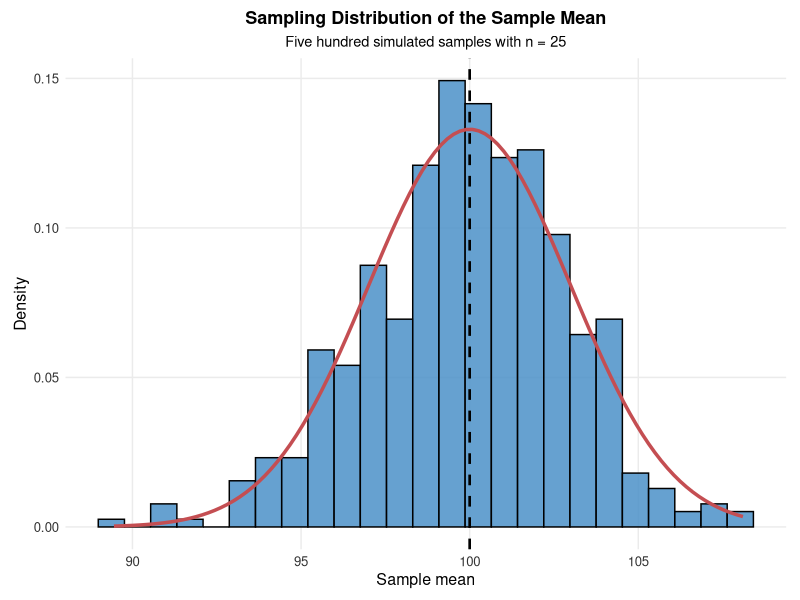
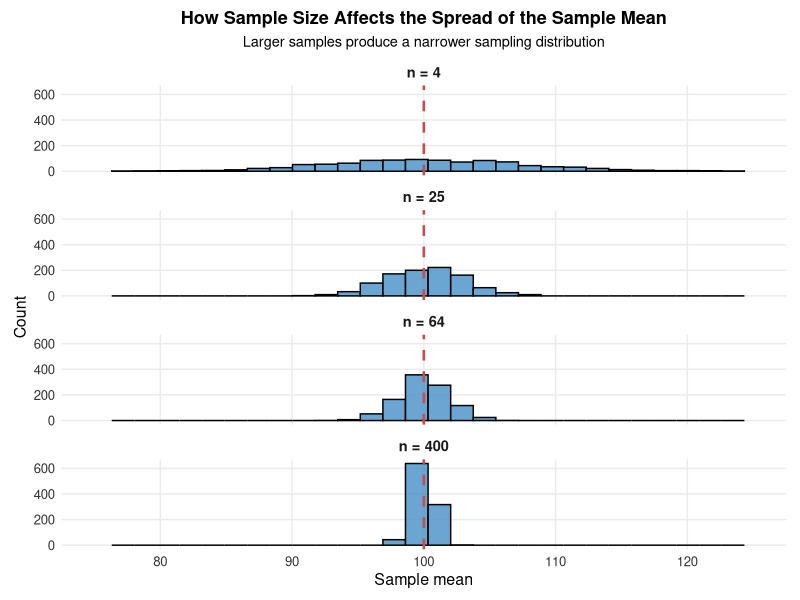
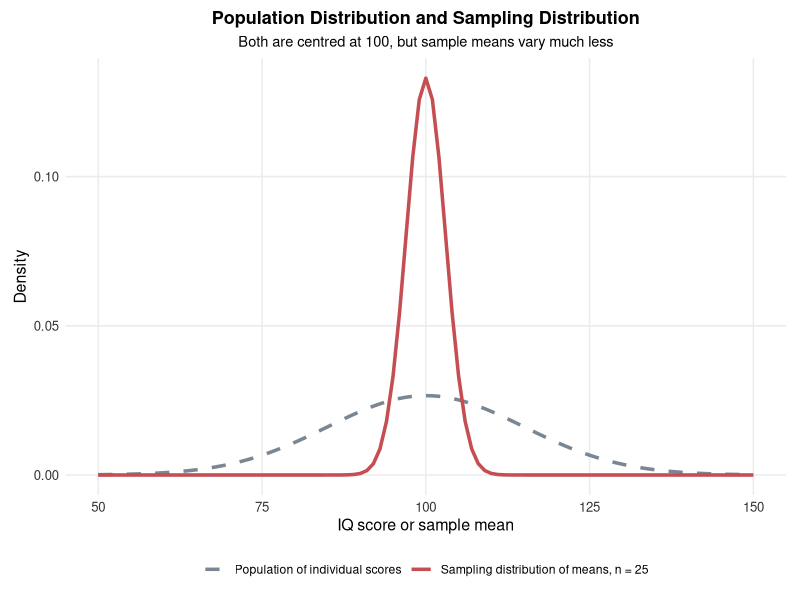
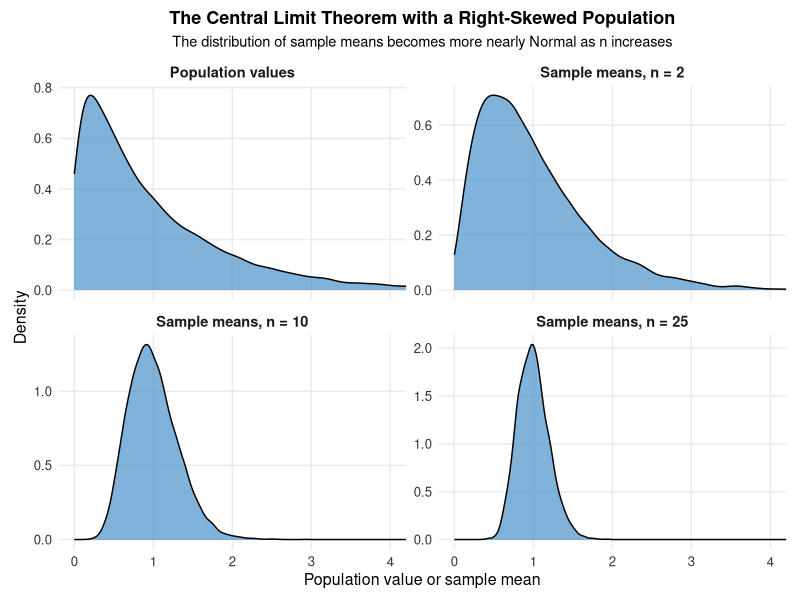
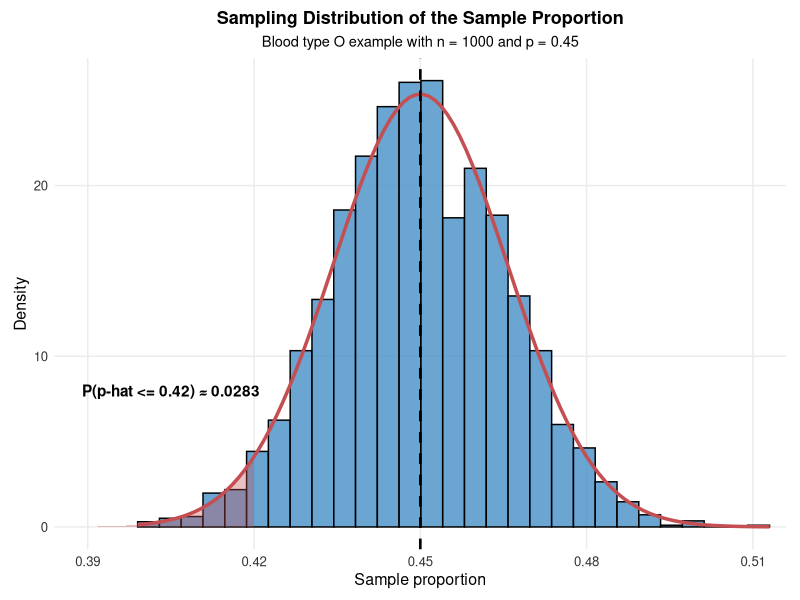
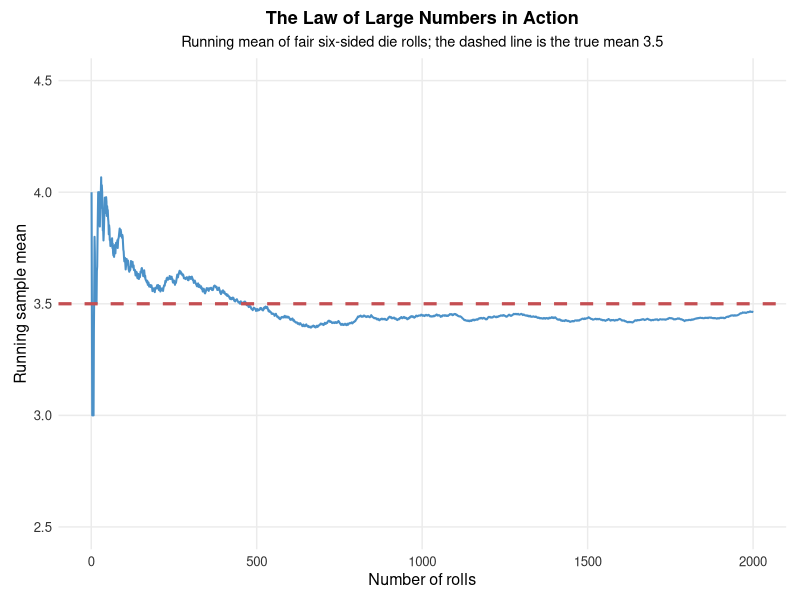
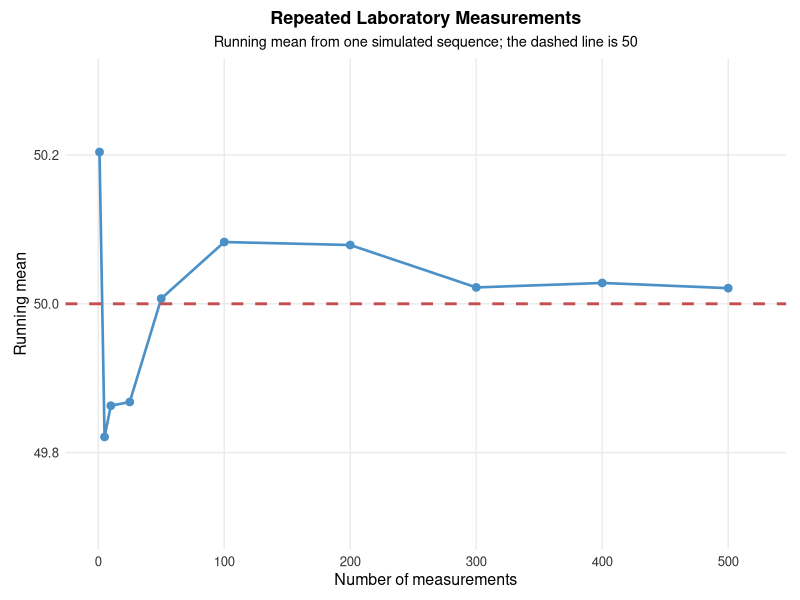
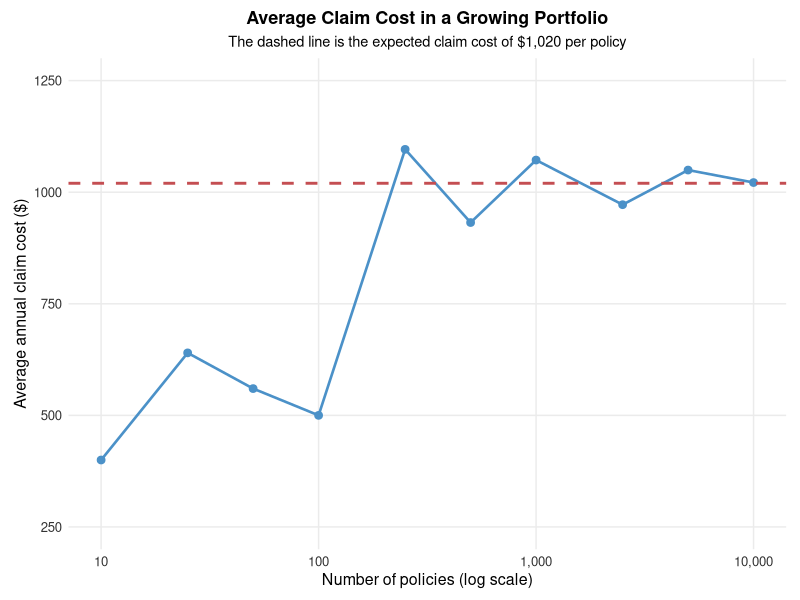

Write the R code that produced these figures, in order.
## ---- chunk 1
knitr::opts_chunk$set(
  echo = TRUE,
  warning = FALSE,
  message = FALSE,
  error = FALSE,
  fig.align = "center",
  fig.width = 6,
  fig.height = 4
)

# ggplot2 creates the lecture figures. gridExtra combines related plots.
library(ggplot2)
library(gridExtra)

# A fixed seed makes the simulation figures reproducible.
set.seed(123)

# This theme is used for statistical charts with visible axes.
lecture_chart_theme <- theme_minimal(base_size = 11) +
  theme(
    plot.title = element_text(size = 13, face = "bold", hjust = 0.5),
    plot.subtitle = element_text(size = 10.5, hjust = 0.5),
    axis.title = element_text(size = 11.5),
    axis.text = element_text(size = 9.5, colour = "#333333"),
    panel.grid.minor = element_blank(),
    plot.background = element_rect(fill = "white", colour = NA),
    panel.background = element_rect(fill = "white", colour = NA),
    plot.margin = margin(8, 10, 8, 10)
  )

# This helper saves every lecture figure with the same resolution and background.
save_plot <- function(filename, plot, width, height) {
  ggsave(
    filename = filename,
    plot = plot,
    width = width,
    height = height,
    units = "in",
    dpi = 300,
    bg = "white"
  )
}

# =============================================================
# Chapter 13: Sampling Distributions
# =============================================================

# The population model used in the IQ examples is Normal with mean 100
# and standard deviation 15.
mu_iq <- 100
sigma_iq <- 15

# -------------------------------------------------------------
# Figure 1: Population, one sample and a sampling distribution
# -------------------------------------------------------------

# A large simulated population is used only to illustrate individual IQ values.
population_values <- rnorm(10000, mean = mu_iq, sd = sigma_iq)

# One random sample of 25 individuals represents one possible observed dataset.
one_sample <- sample(population_values, size = 25, replace = FALSE)

# Five hundred independent samples are simulated. Each sample contributes one mean.
sample_means_500 <- replicate(
  500,
  mean(rnorm(25, mean = mu_iq, sd = sigma_iq))
)

p_population <- ggplot(data.frame(value = population_values), aes(x = value)) +
  geom_histogram(
    aes(y = after_stat(density)),
    bins = 35,
    fill = "#B8B9B9",
    colour = "black"
  ) +
  stat_function(
    fun = dnorm,
    args = list(mean = mu_iq, sd = sigma_iq),
    colour = "#C44E52",
    linewidth = 1
  ) +
  labs(
    title = "Population Distribution",
    subtitle = "Individual IQ scores",
    x = "IQ score",
    y = "Density"
  ) +
  lecture_chart_theme

p_one_sample <- ggplot(data.frame(value = one_sample), aes(x = value)) +
  geom_histogram(
    bins = 10,
    fill = "#F8B953",
    colour = "black"
  ) +
  labs(
    title = "One Sample Distribution",
    subtitle = "The 25 observed IQ scores in one sample",
    x = "IQ score",
    y = "Count"
  ) +
  lecture_chart_theme

p_sampling <- ggplot(data.frame(xbar = sample_means_500), aes(x = xbar)) +
  geom_histogram(
    aes(y = after_stat(density)),
    bins = 25,
    fill = "#4B91C8",
    colour = "black",
    alpha = 0.85
  ) +
  stat_function(
    fun = dnorm,
    args = list(mean = mu_iq, sd = sigma_iq / sqrt(25)),
    colour = "#C44E52",
    linewidth = 1
  ) +
  labs(
    title = "Sampling Distribution",
    subtitle = "Five hundred sample means from samples of size 25",
    x = "Sample mean",
    y = "Density"
  ) +
  lecture_chart_theme

three_levels <- gridExtra::arrangeGrob(
  p_population,
  p_one_sample,
  p_sampling,
  ncol = 3
)

ggsave(
  "fig_ch13_three_distributions.png",
  three_levels,
  width = 12,
  height = 4,
  units = "in",
  dpi = 300,
  bg = "white"
)

# -------------------------------------------------------------
# Figure 2: Sampling distribution of the sample mean
# -------------------------------------------------------------

# The same 500 simulated means are plotted with the exact Normal sampling model.
p_dist <- ggplot(data.frame(xbar = sample_means_500), aes(x = xbar)) +
  geom_histogram(
    aes(y = after_stat(density)),
    bins = 25,
    fill = "#4B91C8",
    colour = "black",
    alpha = 0.85
  ) +
  stat_function(
    fun = dnorm,
    args = list(mean = mu_iq, sd = sigma_iq / sqrt(25)),
    colour = "#C44E52",
    linewidth = 1.2
  ) +
  geom_vline(
    xintercept = mu_iq,
    colour = "black",
    linetype = "dashed",
    linewidth = 0.9
  ) +
  labs(
    title = "Sampling Distribution of the Sample Mean",
    subtitle = "Five hundred simulated samples with n = 25",
    x = "Sample mean",
    y = "Density"
  ) +
  lecture_chart_theme

save_plot("fig_ch13_sampling_dist.png", p_dist, width = 7, height = 4)

# -------------------------------------------------------------
# Figure 3: Effect of sample size on the spread of sample means
# -------------------------------------------------------------

n_values <- c(4, 25, 64, 400)
n_simulations <- 1000

sample_size_data <- do.call(
  rbind,
  lapply(n_values, function(current_n) {
    means <- replicate(
      n_simulations,
      mean(rnorm(current_n, mean = mu_iq, sd = sigma_iq))
    )

    data.frame(
      sample_size = paste("n =", current_n),
      xbar = means
    )
  })
)

sample_size_data$sample_size <- factor(
  sample_size_data$sample_size,
  levels = paste("n =", n_values)
)

p_sizes <- ggplot(sample_size_data, aes(x = xbar)) +
  geom_histogram(
    bins = 28,
    fill = "#4B91C8",
    colour = "black",
    alpha = 0.82
  ) +
  geom_vline(
    xintercept = mu_iq,
    colour = "#C44E52",
    linetype = "dashed",
    linewidth = 0.9
  ) +
  facet_wrap(~ sample_size, ncol = 1) +
  coord_cartesian(xlim = c(75, 125)) +
  labs(
    title = "How Sample Size Affects the Spread of the Sample Mean",
    subtitle = "Larger samples produce a narrower sampling distribution",
    x = "Sample mean",
    y = "Count"
  ) +
  lecture_chart_theme +
  theme(strip.text = element_text(face = "bold", size = 10.5))

save_plot("fig_ch13_sample_size.png", p_sizes, width = 7, height = 7)

# -------------------------------------------------------------
# Figure 4: Population distribution versus sampling distribution
# -------------------------------------------------------------

sigma_xbar_25 <- sigma_iq / sqrt(25)

p_compare <- ggplot(data.frame(x = c(50, 150)), aes(x = x)) +
  stat_function(
    fun = dnorm,
    args = list(mean = mu_iq, sd = sigma_iq),
    aes(colour = "Population of individual scores"),
    linewidth = 1.2,
    linetype = "dashed"
  ) +
  stat_function(
    fun = dnorm,
    args = list(mean = mu_iq, sd = sigma_xbar_25),
    aes(colour = "Sampling distribution of means, n = 25"),
    linewidth = 1.2
  ) +
  scale_colour_manual(
    name = NULL,
    values = c(
      "Population of individual scores" = "#7A8793",
      "Sampling distribution of means, n = 25" = "#C44E52"
    )
  ) +
  labs(
    title = "Population Distribution and Sampling Distribution",
    subtitle = "Both are centred at 100, but sample means vary much less",
    x = "IQ score or sample mean",
    y = "Density"
  ) +
  lecture_chart_theme +
  theme(legend.position = "bottom")

save_plot("fig_ch13_pop_vs_samp.png", p_compare, width = 7, height = 4)

# -------------------------------------------------------------
# Figure 5: Central Limit Theorem with a skewed population
# -------------------------------------------------------------

set.seed(42)
n_clt_simulations <- 10000

clt_population <- data.frame(
  value = rexp(n_clt_simulations, rate = 1),
  group = "Population values"
)

clt_n2 <- data.frame(
  value = replicate(
    n_clt_simulations,
    mean(rexp(2, rate = 1))
  ),
  group = "Sample means, n = 2"
)

clt_n10 <- data.frame(
  value = replicate(
    n_clt_simulations,
    mean(rexp(10, rate = 1))
  ),
  group = "Sample means, n = 10"
)

clt_n25 <- data.frame(
  value = replicate(
    n_clt_simulations,
    mean(rexp(25, rate = 1))
  ),
  group = "Sample means, n = 25"
)

clt_data <- rbind(
  clt_population,
  clt_n2,
  clt_n10,
  clt_n25
)

clt_data$group <- factor(
  clt_data$group,
  levels = c(
    "Population values",
    "Sample means, n = 2",
    "Sample means, n = 10",
    "Sample means, n = 25"
  )
)

p_clt <- ggplot(clt_data, aes(x = value)) +
  geom_density(fill = "#4B91C8", alpha = 0.7, colour = "black") +
  facet_wrap(~ group, scales = "free_y") +
  coord_cartesian(xlim = c(0, 4)) +
  labs(
    title = "The Central Limit Theorem with a Right-Skewed Population",
    subtitle = "The distribution of sample means becomes more nearly Normal as n increases",
    x = "Population value or sample mean",
    y = "Density"
  ) +
  lecture_chart_theme +
  theme(strip.text = element_text(face = "bold", size = 10.5))

save_plot("fig_ch13_clt_action.png", p_clt, width = 8, height = 5)

# -------------------------------------------------------------
# Figure 6: Illustrative sample shapes for CLT discussion
# -------------------------------------------------------------

# These synthetic values are used only to illustrate three distribution shapes.
# They are not presented as the raw data from the studies described in the notes.
set.seed(99)

toe_values <- c(rnorm(37, mean = 15, sd = 3), 28)
fruit_values <- rexp(74, rate = 0.5)
perch_values <- c(
  rnorm(28, mean = 22, sd = 2),
  rnorm(28, mean = 42, sd = 2)
)

p_toe <- ggplot(data.frame(value = toe_values), aes(x = value)) +
  geom_histogram(bins = 12, fill = "#F8B953", colour = "black") +
  labs(
    title = "A. Mostly Symmetric",
    subtitle = "Illustrative n = 38",
    x = "Observed value",
    y = "Count"
  ) +
  lecture_chart_theme

p_fruit <- ggplot(data.frame(value = fruit_values), aes(x = value)) +
  geom_histogram(bins = 15, fill = "#EE784A", colour = "black") +
  labs(
    title = "B. Strongly Right-Skewed",
    subtitle = "Illustrative n = 74",
    x = "Observed value",
    y = "Count"
  ) +
  lecture_chart_theme

p_perch <- ggplot(data.frame(value = perch_values), aes(x = value)) +
  geom_histogram(bins = 18, fill = "#4B91C8", colour = "black") +
  labs(
    title = "C. Bimodal",
    subtitle = "Illustrative n = 56",
    x = "Observed value",
    y = "Count"
  ) +
  lecture_chart_theme

practical_plot <- gridExtra::arrangeGrob(
  p_toe,
  p_fruit,
  p_perch,
  ncol = 3
)

ggsave(
  "fig_ch13_practical.png",
  practical_plot,
  width = 10,
  height = 3.8,
  units = "in",
  dpi = 300,
  bg = "white"
)

# -------------------------------------------------------------
# Figure 7: Sampling distribution of a sample proportion
# -------------------------------------------------------------

set.seed(123)
p_type_o <- 0.45
n_type_o <- 1000
n_phat_simulations <- 5000

# rbinom() returns a success count. Division by n converts the count to p-hat.
phat_values <- rbinom(
  n_phat_simulations,
  size = n_type_o,
  prob = p_type_o
) / n_type_o

sd_phat_type_o <- sqrt(
  p_type_o * (1 - p_type_o) / n_type_o
)

prob_phat_042 <- pnorm(
  q = 0.42,
  mean = p_type_o,
  sd = sd_phat_type_o
)

p_phat_dist <- ggplot(data.frame(phat = phat_values), aes(x = phat)) +
  geom_histogram(
    aes(y = after_stat(density)),
    bins = 30,
    fill = "#4B91C8",
    colour = "black",
    alpha = 0.82
  ) +
  stat_function(
    fun = dnorm,
    args = list(mean = p_type_o, sd = sd_phat_type_o),
    colour = "#C44E52",
    linewidth = 1.2
  ) +
  stat_function(
    fun = dnorm,
    args = list(mean = p_type_o, sd = sd_phat_type_o),
    xlim = c(0.39, 0.42),
    geom = "area",
    fill = "#C44E52",
    alpha = 0.35
  ) +
  geom_vline(
    xintercept = p_type_o,
    colour = "black",
    linetype = "dashed",
    linewidth = 0.9
  ) +
  annotate(
    "text",
    x = 0.405,
    y = 8,
    label = paste0(
      "P(p-hat <= 0.42) ≈ ",
      sprintf("%.4f", prob_phat_042)
    ),
    fontface = "bold"
  ) +
  coord_cartesian(xlim = c(0.39, 0.51)) +
  labs(
    title = "Sampling Distribution of the Sample Proportion",
    subtitle = "Blood type O example with n = 1000 and p = 0.45",
    x = "Sample proportion",
    y = "Density"
  ) +
  lecture_chart_theme

save_plot("fig_ch13_phat_dist.png", p_phat_dist, width = 7, height = 4.5)

# -------------------------------------------------------------
# Figure 8: Law of Large Numbers
# -------------------------------------------------------------

set.seed(8675309)

n_rolls <- 2000
rolls <- sample(1:6, n_rolls, replace = TRUE)

# The running mean after each roll is the cumulative total divided by sample size.
running_mean <- cumsum(rolls) / seq_len(n_rolls)

p_lln <- ggplot(
  data.frame(
    roll_number = seq_len(n_rolls),
    running_mean = running_mean
  ),
  aes(x = roll_number, y = running_mean)
) +
  geom_line(colour = "#4B91C8", linewidth = 0.7) +
  geom_hline(
    yintercept = 3.5,
    colour = "#C44E52",
    linewidth = 1.1,
    linetype = "dashed"
  ) +
  coord_cartesian(ylim = c(2.5, 4.5)) +
  labs(
    title = "The Law of Large Numbers in Action",
    subtitle = "Running mean of fair six-sided die rolls; the dashed line is the true mean 3.5",
    x = "Number of rolls",
    y = "Running sample mean"
  ) +
  lecture_chart_theme

save_plot("fig_ch13_lln.png", p_lln, width = 8, height = 4)

# -------------------------------------------------------------
# Figure 9: Repeated laboratory measurements and the LLN
# -------------------------------------------------------------

# These values reproduce the selected running means shown in the slides.
lab_running_means <- data.frame(
  n = c(1, 5, 10, 25, 50, 100, 200, 300, 400, 500),
  running_mean = c(
    50.204, 49.821, 49.863, 49.868, 50.007,
    50.083, 50.079, 50.022, 50.028, 50.021
  )
)

p_lab_lln <- ggplot(
  lab_running_means,
  aes(x = n, y = running_mean)
) +
  geom_line(colour = "#4B91C8", linewidth = 0.9) +
  geom_point(colour = "#4B91C8", size = 2.3) +
  geom_hline(
    yintercept = 50,
    colour = "#C44E52",
    linewidth = 1,
    linetype = "dashed"
  ) +
  scale_x_continuous(breaks = seq(0, 500, by = 100)) +
  coord_cartesian(xlim = c(0, 520), ylim = c(49.7, 50.3)) +
  labs(
    title = "Repeated Laboratory Measurements",
    subtitle = "Running mean from one simulated sequence; the dashed line is 50",
    x = "Number of measurements",
    y = "Running mean"
  ) +
  lecture_chart_theme

save_plot("fig_ch13_lab_lln.png", p_lab_lln, width = 7.5, height = 4.2)

# -------------------------------------------------------------
# Figure 10: Average claim cost in a growing insurance portfolio
# -------------------------------------------------------------

# These illustrative running averages correspond to the model in Example 13.12.
claim_running_means <- data.frame(
  policies = c(10, 25, 50, 100, 250, 500, 1000, 2500, 5000, 10000),
  average_cost = c(400, 640, 560, 500, 1096, 932, 1072, 972, 1049.6, 1021.6)
)

p_claim_lln <- ggplot(
  claim_running_means,
  aes(x = policies, y = average_cost)
) +
  geom_line(colour = "#4B91C8", linewidth = 0.9) +
  geom_point(colour = "#4B91C8", size = 2.3) +
  geom_hline(
    yintercept = 1020,
    colour = "#C44E52",
    linewidth = 1,
    linetype = "dashed"
  ) +
  scale_x_log10(
    breaks = c(10, 100, 1000, 10000),
    labels = c("10", "100", "1,000", "10,000")
  ) +
  coord_cartesian(ylim = c(250, 1250)) +
  labs(
    title = "Average Claim Cost in a Growing Portfolio",
    subtitle = "The dashed line is the expected claim cost of \u00241,020 per policy",
    x = "Number of policies (log scale)",
    y = "Average annual claim cost (\u0024)"
  ) +
  lecture_chart_theme

save_plot("fig_ch13_claim_lln.png", p_claim_lln, width = 7.5, height = 4.2)
## ---- chunk 2
set.seed(123)

sample_means <- replicate(
  500,
  mean(rnorm(25, mean = 100, sd = 15))
)

mean(sample_means)
sd(sample_means)
## ---- chunk 3
# The population proportion with blood type O is specified by the model.
p_type_o <- 0.45

# The sample contains 1,000 records.
n_type_o <- 1000

# This is the standard deviation of the sampling distribution of p-hat.
sd_type_o <- sqrt(
  p_type_o * (1 - p_type_o) / n_type_o
)

# pnorm() returns the lower-tail probability P(p-hat <= 0.42).
prob_type_o <- pnorm(
  q = 0.42,
  mean = p_type_o,
  sd = sd_type_o
)

print(round(prob_type_o, 4))
## ---- chunk 4
# The sampling distribution has mean 200 and standard deviation 15 / sqrt(9).
sampling_sd <- 15 / sqrt(9)

# lower.tail = FALSE requests the upper-tail probability above 210.
prob_cholesterol <- pnorm(
  q = 210,
  mean = 200,
  sd = sampling_sd,
  lower.tail = FALSE
)

print(round(prob_cholesterol, 4))
## ---- chunk 5
# The CLT gives an approximate Normal sampling distribution for x-bar.
sampling_sd_viral <- 300 / sqrt(50)

# pnorm() returns the lower-tail probability below 900.
prob_viral <- pnorm(
  q = 900,
  mean = 1000,
  sd = sampling_sd_viral
)

print(round(prob_viral, 4))
## ---- chunk 6
# The population cure probability and sample size define the sampling model.
p_cure <- 0.80
n_cure <- 200

# This is the standard deviation of the sampling distribution of p-hat.
sd_cure <- sqrt(
  p_cure * (1 - p_cure) / n_cure
)

# The Normal approximation gives the probability below 0.75.
prob_cure <- pnorm(
  q = 0.75,
  mean = p_cure,
  sd = sd_cure
)

print(round(prob_cure, 4))
## ---- chunk 7
# The null or baseline model assumes a population mean of 14 days.
baseline_mean <- 14
population_sd <- 3
sample_size <- 100

# The sampling standard deviation under the baseline model is 0.30 days.
sampling_sd_recovery <- population_sd / sqrt(sample_size)

# This lower-tail probability measures results at or below 13.1 days.
prob_recovery <- pnorm(
  q = 13.1,
  mean = baseline_mean,
  sd = sampling_sd_recovery
)

print(round(prob_recovery, 4))
